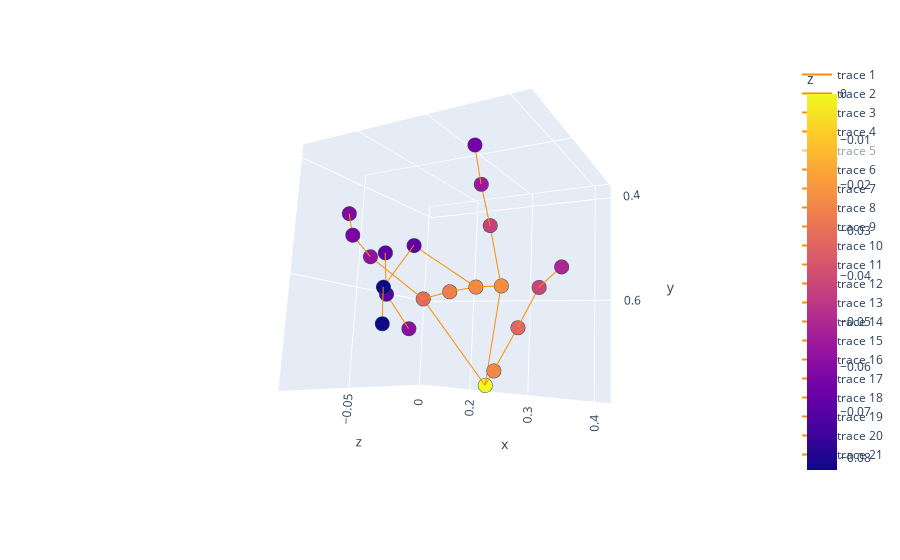

The notebook cell this image was saved under:
### Code cell
import cv2
import math
import numpy as np
import plotly.express as px
import pandas as pd
from pathlib import Path
import mediapipe as mp

# Define the path to the captured image
image_path = r"C:\Users\Owner\captured_image.jpg"

# Read the image with OpenCV.
image = cv2.imread(image_path)

mp_hands = mp.solutions.hands
mp_drawing = mp.solutions.drawing_utils

# Run MediaPipe Hands
with mp_hands.Hands(
    static_image_mode=True, min_detection_confidence=0.5, min_tracking_confidence=0.5
) as hands:
    results_hands = hands.process(cv2.cvtColor(image, cv2.COLOR_BGR2RGB))

    # Get hand landmarks
    landmarks_hands = []
    for hand_landmarks in results_hands.multi_hand_landmarks:
        landmarks_hands.extend(list(hand_landmarks.landmark))

# Extract x, y, z coordinates of the hand landmarks
x = [landmark.x for landmark in landmarks_hands]
y = [landmark.y for landmark in landmarks_hands]
z = [landmark.z for landmark in landmarks_hands]

# Define connections between the hand landmarks
connections_hands = list(mp_hands.HAND_CONNECTIONS)

# Create a DataFrame with the hand landmark coordinates
data = {'x': x, 'y': y, 'z': z}
df = pd.DataFrame(data)

# Plot the hand landmarks in a 3D scatter plot using Plotly Express
fig = px.scatter_3d(df, x='x', y='y', z='z', color='z', size_max=10)

# Add connections between the hand landmarks
for connection in connections_hands:
    start_index, end_index = connection
    start_x, start_y, start_z = x[start_index], y[start_index], z[start_index]
    end_x, end_y, end_z = x[end_index], y[end_index], z[end_index]
    fig.add_scatter3d(x=[start_x, end_x], y=[start_y, end_y], z=[start_z, end_z], mode='lines', line=dict(color='darkorange', width=2))

fig.update_traces(marker=dict(size=5, line=dict(width=2, color='DarkSlateGrey')), selector=dict(mode='markers'))
fig.update_layout(scene=dict(aspectratio=dict(x=1, y=1, z=1)))
fig.show()

### Figure 1 — Plotly figure (JSON) as saved in the notebook; plotly's stock layout.template omitted (floating-point values rounded to 4 significant figures)
{"data": [{"hovertemplate": "x=%{x}<br>y=%{y}<br>z=%{marker.color}<extra></extra>", "legendgroup": "", "marker": {"color": [-2.449e-07, -0.0242, -0.03285, -0.04162, -0.05065, -0.02283, -0.04293, -0.05496, -0.06378, -0.02342, -0.06811, -0.08271, -0.08204, -0.02654, -0.06836, -0.06984, -0.05887, -0.03152, -0.05739, -0.06251, -0.06092], "coloraxis": "coloraxis", "line": {"color": "DarkSlateGrey", "width": 2}, "size": 5, "symbol": "circle"}, "mode": "markers", "name": "", "scene": "scene", "showlegend": false, "type": "scatter3d", "x": [0.2315, 0.2872, 0.3347, 0.3745, 0.4132, 0.2919, 0.3067, 0.3137, 0.3195, 0.252, 0.2499, 0.2488, 0.2489, 0.2144, 0.2069, 0.2175, 0.2264, 0.1796, 0.1497, 0.1305, 0.1154], "y": [0.7764, 0.7418, 0.6651, 0.6024, 0.5785, 0.5854, 0.4941, 0.439, 0.3885, 0.5868, 0.5489, 0.625, 0.6779, 0.597, 0.5576, 0.6271, 0.6784, 0.6134, 0.5504, 0.5138, 0.4696], "z": [-2.449e-07, -0.0242, -0.03285, -0.04162, -0.05065, -0.02283, -0.04293, -0.05496, -0.06378, -0.02342, -0.06811, -0.08271, -0.08204, -0.02654, -0.06836, -0.06984, -0.05887, -0.03152, -0.05739, -0.06251, -0.06092]}, {"line": {"color": "darkorange", "width": 2}, "mode": "lines", "type": "scatter3d", "x": [0.3745, 0.4132], "y": [0.6024, 0.5785], "z": [-0.04162, -0.05065]}, {"line": {"color": "darkorange", "width": 2}, "mode": "lines", "type": "scatter3d", "x": [0.2315, 0.2919], "y": [0.7764, 0.5854], "z": [-2.449e-07, -0.02283]}, {"line": {"color": "darkorange", "width": 2}, "mode": "lines", "type": "scatter3d", "x": [0.1796, 0.1497], "y": [0.6134, 0.5504], "z": [-0.03152, -0.05739]}, {"line": {"color": "darkorange", "width": 2}, "mode": "lines", "type": "scatter3d", "x": [0.2315, 0.1796], "y": [0.7764, 0.6134], "z": [-2.449e-07, -0.03152]}, {"line": {"color": "darkorange", "width": 2}, "mode": "lines", "type": "scatter3d", "visible": "legendonly", "x": [0.2144, 0.2069], "y": [0.597, 0.5576], "z": [-0.02654, -0.06836]}, {"line": {"color": "darkorange", "width": 2}, "mode": "lines", "type": "scatter3d", "x": [0.2144, 0.1796], "y": [0.597, 0.6134], "z": [-0.02654, -0.03152]}, {"line": {"color": "darkorange", "width": 2}, "mode": "lines", "type": "scatter3d", "x": [0.1497, 0.1305], "y": [0.5504, 0.5138], "z": [-0.05739, -0.06251]}, {"line": {"color": "darkorange", "width": 2}, "mode": "lines", "type": "scatter3d", "x": [0.2919, 0.3067], "y": [0.5854, 0.4941], "z": [-0.02283, -0.04293]}, {"line": {"color": "darkorange", "width": 2}, "mode": "lines", "type": "scatter3d", "x": [0.2919, 0.252], "y": [0.5854, 0.5868], "z": [-0.02283, -0.02342]}, {"line": {"color": "darkorange", "width": 2}, "mode": "lines", "type": "scatter3d", "x": [0.2069, 0.2175], "y": [0.5576, 0.6271], "z": [-0.06836, -0.06984]}, {"line": {"color": "darkorange", "width": 2}, "mode": "lines", "type": "scatter3d", "x": [0.2315, 0.2872], "y": [0.7764, 0.7418], "z": [-2.449e-07, -0.0242]}, {"line": {"color": "darkorange", "width": 2}, "mode": "lines", "type": "scatter3d", "x": [0.252, 0.2499], "y": [0.5868, 0.5489], "z": [-0.02342, -0.06811]}, {"line": {"color": "darkorange", "width": 2}, "mode": "lines", "type": "scatter3d", "x": [0.2872, 0.3347], "y": [0.7418, 0.6651], "z": [-0.0242, -0.03285]}, {"line": {"color": "darkorange", "width": 2}, "mode": "lines", "type": "scatter3d", "x": [0.252, 0.2144], "y": [0.5868, 0.597], "z": [-0.02342, -0.02654]}, {"line": {"color": "darkorange", "width": 2}, "mode": "lines", "type": "scatter3d", "x": [0.2499, 0.2488], "y": [0.5489, 0.625], "z": [-0.06811, -0.08271]}, {"line": {"color": "darkorange", "width": 2}, "mode": "lines", "type": "scatter3d", "x": [0.1305, 0.1154], "y": [0.5138, 0.4696], "z": [-0.06251, -0.06092]}, {"line": {"color": "darkorange", "width": 2}, "mode": "lines", "type": "scatter3d", "x": [0.3067, 0.3137], "y": [0.4941, 0.439], "z": [-0.04293, -0.05496]}, {"line": {"color": "darkorange", "width": 2}, "mode": "lines", "type": "scatter3d", "x": [0.2175, 0.2264], "y": [0.6271, 0.6784], "z": [-0.06984, -0.05887]}, {"line": {"color": "darkorange", "width": 2}, "mode": "lines", "type": "scatter3d", "x": [0.3347, 0.3745], "y": [0.6651, 0.6024], "z": [-0.03285, -0.04162]}, {"line": {"color": "darkorange", "width": 2}, "mode": "lines", "type": "scatter3d", "x": [0.2488, 0.2489], "y": [0.625, 0.6779], "z": [-0.08271, -0.08204]}, {"line": {"color": "darkorange", "width": 2}, "mode": "lines", "type": "scatter3d", "x": [0.3137, 0.3195], "y": [0.439, 0.3885], "z": [-0.05496, -0.06378]}], "layout": {"autosize": true, "coloraxis": {"colorbar": {"title": {"text": "z"}}, "colorscale": [[0, "#0d0887"], [0.1111, "#46039f"], [0.2222, "#7201a8"], [0.3333, "#9c179e"], [0.4444, "#bd3786"], [0.5556, "#d8576b"], [0.6667, "#ed7953"], [0.7778, "#fb9f3a"], [0.8889, "#fdca26"], [1, "#f0f921"]]}, "dragmode": "zoom", "legend": {"tracegroupgap": 0}, "margin": {"t": 60}, "scene": {"aspectratio": {"x": 1, "y": 1, "z": 1}, "camera": {"center": {"x": -0.1467, "y": -0.03731, "z": -0.0145}, "eye": {"x": 1.061, "y": 0.3184, "z": -1.872}, "projection": {"type": "perspective"}, "up": {"x": 0.03888, "y": -0.9858, "z": -0.1635}}, "domain": {"x": [0, 1], "y": [0, 1]}, "dragmode": "orbit", "xaxis": {"title": {"text": "x"}, "type": "linear"}, "yaxis": {"title": {"text": "y"}, "type": "linear"}, "zaxis": {"title": {"text": "z"}, "type": "linear"}}}}
